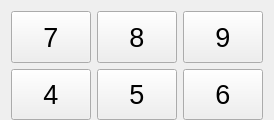
<?xml version="1.0" encoding="UTF-8"?>
<ui version="4.0">
 <class>NumTopWidget</class>
 <widget class="QWidget" name="NumTopWidget">
  <property name="geometry">
   <rect>
    <x>0</x>
    <y>0</y>
    <width>270</width>
    <height>120</height>
   </rect>
  </property>
  <property name="sizePolicy">
   <sizepolicy hsizetype="Preferred" vsizetype="Expanding">
    <horstretch>0</horstretch>
    <verstretch>0</verstretch>
   </sizepolicy>
  </property>
  <property name="windowTitle">
   <string>Form</string>
  </property>
  <layout class="QGridLayout" name="gridLayout">
   <property name="bottomMargin">
    <number>0</number>
   </property>
   <item row="1" column="1">
    <widget class="QPushButton" name="button5">
     <property name="sizePolicy">
      <sizepolicy hsizetype="Minimum" vsizetype="Expanding">
       <horstretch>0</horstretch>
       <verstretch>0</verstretch>
      </sizepolicy>
     </property>
     <property name="font">
      <font>
       <pointsize>20</pointsize>
      </font>
     </property>
     <property name="cursor">
      <cursorShape>PointingHandCursor</cursorShape>
     </property>
     <property name="text">
      <string>5</string>
     </property>
    </widget>
   </item>
   <item row="0" column="1">
    <widget class="QPushButton" name="button8">
     <property name="sizePolicy">
      <sizepolicy hsizetype="Minimum" vsizetype="Expanding">
       <horstretch>0</horstretch>
       <verstretch>0</verstretch>
      </sizepolicy>
     </property>
     <property name="font">
      <font>
       <pointsize>20</pointsize>
      </font>
     </property>
     <property name="cursor">
      <cursorShape>PointingHandCursor</cursorShape>
     </property>
     <property name="text">
      <string>8</string>
     </property>
    </widget>
   </item>
   <item row="1" column="0">
    <widget class="QPushButton" name="button4">
     <property name="sizePolicy">
      <sizepolicy hsizetype="Minimum" vsizetype="Expanding">
       <horstretch>0</horstretch>
       <verstretch>0</verstretch>
      </sizepolicy>
     </property>
     <property name="font">
      <font>
       <pointsize>20</pointsize>
      </font>
     </property>
     <property name="cursor">
      <cursorShape>PointingHandCursor</cursorShape>
     </property>
     <property name="text">
      <string>4</string>
     </property>
    </widget>
   </item>
   <item row="0" column="0">
    <widget class="QPushButton" name="button7">
     <property name="sizePolicy">
      <sizepolicy hsizetype="Preferred" vsizetype="Expanding">
       <horstretch>0</horstretch>
       <verstretch>0</verstretch>
      </sizepolicy>
     </property>
     <property name="font">
      <font>
       <pointsize>20</pointsize>
      </font>
     </property>
     <property name="cursor">
      <cursorShape>PointingHandCursor</cursorShape>
     </property>
     <property name="text">
      <string>7</string>
     </property>
    </widget>
   </item>
   <item row="1" column="2">
    <widget class="QPushButton" name="button6">
     <property name="sizePolicy">
      <sizepolicy hsizetype="Minimum" vsizetype="Expanding">
       <horstretch>0</horstretch>
       <verstretch>0</verstretch>
      </sizepolicy>
     </property>
     <property name="font">
      <font>
       <pointsize>20</pointsize>
      </font>
     </property>
     <property name="cursor">
      <cursorShape>PointingHandCursor</cursorShape>
     </property>
     <property name="text">
      <string>6</string>
     </property>
    </widget>
   </item>
   <item row="0" column="2">
    <widget class="QPushButton" name="button9">
     <property name="sizePolicy">
      <sizepolicy hsizetype="Minimum" vsizetype="Expanding">
       <horstretch>0</horstretch>
       <verstretch>0</verstretch>
      </sizepolicy>
     </property>
     <property name="font">
      <font>
       <pointsize>20</pointsize>
      </font>
     </property>
     <property name="cursor">
      <cursorShape>PointingHandCursor</cursorShape>
     </property>
     <property name="text">
      <string>9</string>
     </property>
    </widget>
   </item>
  </layout>
 </widget>
 <resources/>
 <connections/>
</ui>
